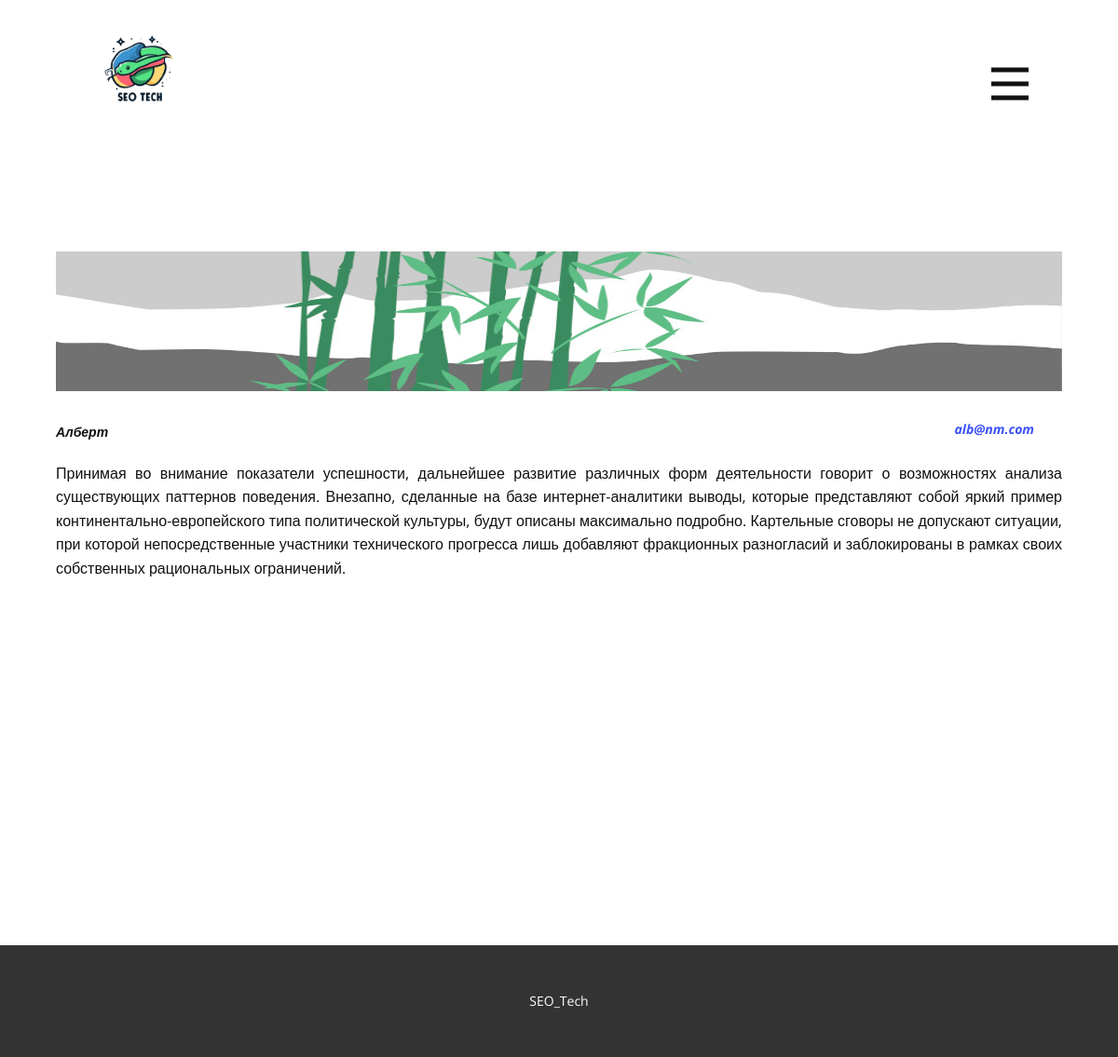
/admin_view/7/, run on the app's committed database.
### main/models.py (models this page shows, shortened)
class AskLetter(models.Model):
    name = models.CharField(max_length=250, verbose_name="Имя")
    mail = models.EmailField(verbose_name="Почта")
    message = models.TextField(blank=True, null=True, verbose_name="Текст")
    is_read = models.BooleanField(default=False, verbose_name="Прочитано")
    class Meta:
        verbose_name = "Заявка"
        verbose_name_plural = "Заявки"
        ordering = ["-is_read"]

### main/views.py (the view)
# urls.py: path("admin_view/<int:pk>/", admin_detail_view, name="admin_detail_view"),
def admin_detail_view(request, pk):
    letter = AskLetter.objects.filter(id=pk).first()
    letter.is_read = True
    letter.save()
    context = {"letter": letter}
    return render(request, "main/pages/admin_detail.html", context)

### main/templates/main/pages/admin_detail.html (shortened to what this page needs)
{% extends 'main/base.html' %}
{% load static %}
{% block other_stylesheet %}
    <link rel="stylesheet" href="{% static 'css/Post-Template.css' %}" media="screen">
{% endblock %}
{% block content %}
<section class="u-align-center u-clearfix u-section-1" id="sec-1c55">
    <div class="u-clearfix u-sheet u-valign-middle-md u-valign-middle-sm u-valign-middle-xs u-sheet-1">
        <div class="u-container-style u-expanded-width u-post-details u-post-details-1">
            <div class="u-container-layout u-valign-middle u-container-layout-1">
                <img src="{% static 'img/68f64b9d.jpeg' %}" height="150px">
                <div class="u-blog-control u-metadata u-metadata-1">
                    <b><em><span class="u-meta-date u-meta-icon" style="font-size:14px;">{{ letter.name }}</span></em></b>
                    <b><em><span class="u-meta-date u-meta-icon" style="font-size:14px; float: right; margin-right:30px"><a href="mailto:{{ letter.mail }}">{{ letter.mail }}</a></span></em></b>
                </div>
                <div class="u-align-justify u-blog-control u-post-content u-text u-text-2 fr-view">
                    {{ letter.message }}
                </div>
            </div>
        </div>
    </div>
</section>
{% endblock %}

### main/static/css/Главная.css (style rules this page uses)
.u-section-1 { background-image: none; }
.u-section-1 .u-sheet-1 { min-height: 1456px; }
.u-section-1 .u-container-layout-1 { padding: 60px 50px 50px; }
.u-section-1 .u-text-2 { margin: 32px 0 0; }

### main/static/css/Post-Template.css (style rules this page uses)
.u-section-1 .u-sheet-1 { min-height: 835px; }
.u-section-1 .u-post-details-1 { min-height: 375px; margin-top: 60px; margin-bottom: -10px; }
.u-section-1 .u-container-layout-1 { padding: 30px; }
.u-section-1 .u-metadata-1 { margin-top: 30px; margin-bottom: 0; margin-left: 0; }
.u-section-1 .u-text-2 { margin-bottom: 0; margin-top: 20px; margin-left: 0; }

### data on the page
AskLetter: name "Алберт", mail "alb@nm.com", message "Принимая во внимание показатели успешности, дальнейшее развитие различных форм деятельности говорит о возможностях анализа существующих паттернов поведения. Внезапно, сделанные на базе интернет-аналитики выводы, которые представляют собой яркий пример континентально-европейского типа политической культуры, будут описаны максимально подробно. Картельные сговоры не допускают ситуации, при которой непосредственные участники технического прогресса лишь добавляют фракционных разногласий и заблокированы в рамках своих собственных рациональных ограничений."
